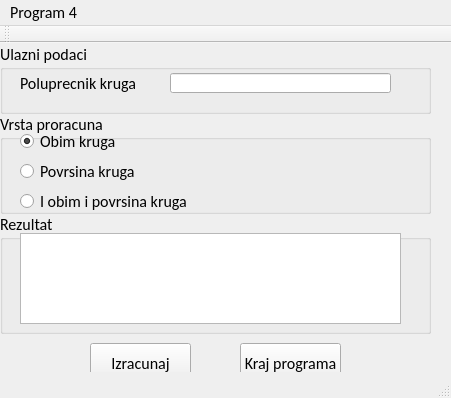
<?xml version="1.0" encoding="UTF-8"?>
<ui version="4.0">
 <class>MainWindow</class>
 <widget class="QMainWindow" name="MainWindow">
  <property name="geometry">
   <rect>
    <x>0</x>
    <y>0</y>
    <width>451</width>
    <height>398</height>
   </rect>
  </property>
  <property name="font">
   <font>
    <family>Calibri</family>
    <pointsize>12</pointsize>
   </font>
  </property>
  <property name="windowTitle">
   <string>MainWindow</string>
  </property>
  <widget class="QWidget" name="centralWidget">
   <widget class="QGroupBox" name="groupBox">
    <property name="geometry">
     <rect>
      <x>0</x>
      <y>0</y>
      <width>431</width>
      <height>71</height>
     </rect>
    </property>
    <property name="title">
     <string>Ulazni podaci</string>
    </property>
    <widget class="QLabel" name="label">
     <property name="geometry">
      <rect>
       <x>20</x>
       <y>30</y>
       <width>121</width>
       <height>20</height>
      </rect>
     </property>
     <property name="text">
      <string>Poluprecnik kruga</string>
     </property>
    </widget>
    <widget class="QLineEdit" name="lineEdit">
     <property name="geometry">
      <rect>
       <x>170</x>
       <y>30</y>
       <width>221</width>
       <height>20</height>
      </rect>
     </property>
    </widget>
   </widget>
   <widget class="QGroupBox" name="groupBox_2">
    <property name="geometry">
     <rect>
      <x>0</x>
      <y>70</y>
      <width>431</width>
      <height>101</height>
     </rect>
    </property>
    <property name="title">
     <string>Vrsta proracuna</string>
    </property>
    <widget class="QRadioButton" name="radioButton">
     <property name="geometry">
      <rect>
       <x>20</x>
       <y>20</y>
       <width>111</width>
       <height>17</height>
      </rect>
     </property>
     <property name="text">
      <string>Obim kruga</string>
     </property>
     <property name="checked">
      <bool>true</bool>
     </property>
    </widget>
    <widget class="QRadioButton" name="radioButton_2">
     <property name="geometry">
      <rect>
       <x>20</x>
       <y>50</y>
       <width>131</width>
       <height>17</height>
      </rect>
     </property>
     <property name="text">
      <string>Povrsina kruga</string>
     </property>
    </widget>
    <widget class="QRadioButton" name="radioButton_3">
     <property name="geometry">
      <rect>
       <x>20</x>
       <y>80</y>
       <width>181</width>
       <height>17</height>
      </rect>
     </property>
     <property name="text">
      <string>I obim i povrsina kruga</string>
     </property>
    </widget>
   </widget>
   <widget class="QGroupBox" name="groupBox_3">
    <property name="geometry">
     <rect>
      <x>0</x>
      <y>170</y>
      <width>431</width>
      <height>121</height>
     </rect>
    </property>
    <property name="title">
     <string>Rezultat</string>
    </property>
    <widget class="QTextEdit" name="textEdit">
     <property name="geometry">
      <rect>
       <x>20</x>
       <y>20</y>
       <width>381</width>
       <height>91</height>
      </rect>
     </property>
     <property name="readOnly">
      <bool>true</bool>
     </property>
    </widget>
   </widget>
   <widget class="QPushButton" name="pushButton">
    <property name="geometry">
     <rect>
      <x>90</x>
      <y>300</y>
      <width>101</width>
      <height>41</height>
     </rect>
    </property>
    <property name="text">
     <string>Izracunaj</string>
    </property>
   </widget>
   <widget class="QPushButton" name="pushButton_2">
    <property name="geometry">
     <rect>
      <x>240</x>
      <y>300</y>
      <width>101</width>
      <height>41</height>
     </rect>
    </property>
    <property name="text">
     <string>Kraj programa</string>
    </property>
   </widget>
  </widget>
  <widget class="QMenuBar" name="menuBar">
   <property name="geometry">
    <rect>
     <x>0</x>
     <y>0</y>
     <width>451</width>
     <height>26</height>
    </rect>
   </property>
   <widget class="QMenu" name="menuProgram_4">
    <property name="title">
     <string>Program 4</string>
    </property>
   </widget>
   <addaction name="menuProgram_4"/>
  </widget>
  <widget class="QToolBar" name="mainToolBar">
   <attribute name="toolBarArea">
    <enum>TopToolBarArea</enum>
   </attribute>
   <attribute name="toolBarBreak">
    <bool>false</bool>
   </attribute>
  </widget>
  <widget class="QStatusBar" name="statusBar"/>
 </widget>
 <layoutdefault spacing="6" margin="11"/>
 <resources/>
 <connections/>
</ui>
